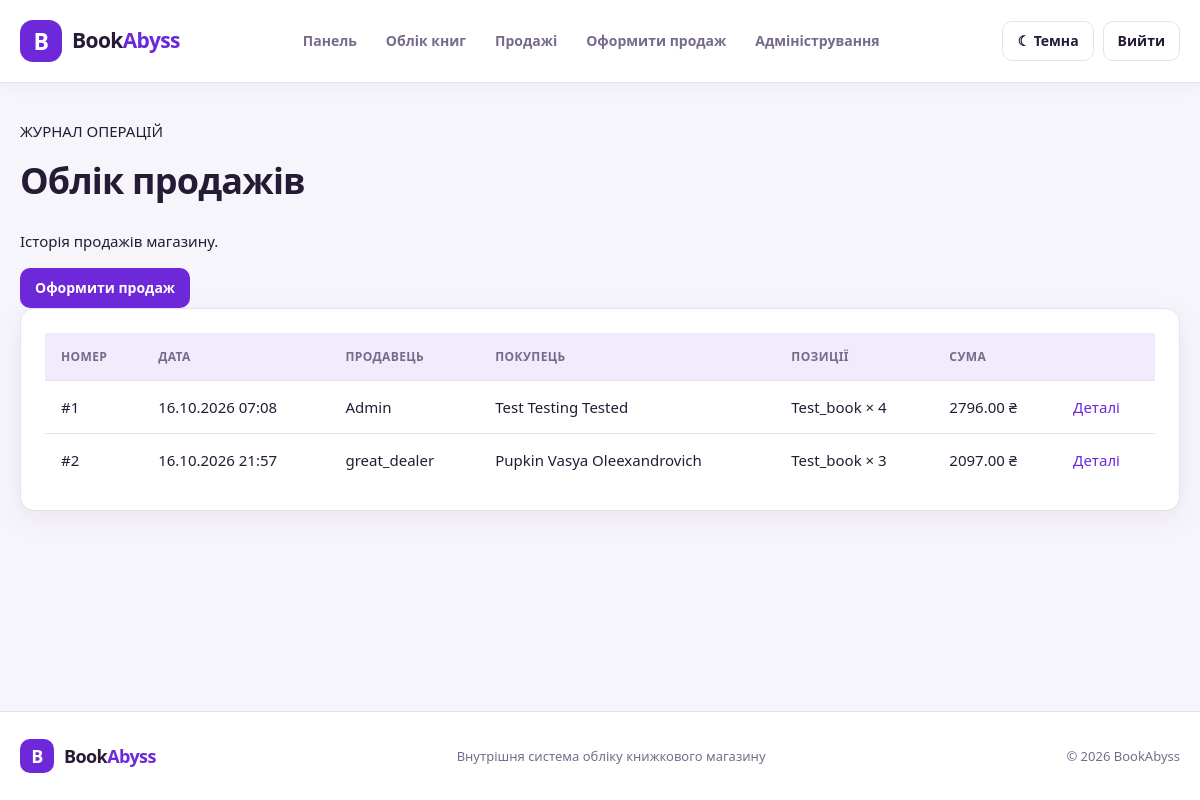
The app's page /sales/ (signed in) with its own data.
### books/models.py (models this page shows, shortened)
class Sale(models.Model):
    seller = models.ForeignKey(
        settings.AUTH_USER_MODEL,
        on_delete=models.PROTECT,
        related_name="sales",
        verbose_name="Продавець"
    )
    customer = models.ForeignKey(
        Customer, on_delete=models.SET_NULL,
        null=True, blank=True,
        verbose_name="Покупець"
    )
    sold_at = models.DateTimeField(
        "Дата продажу", auto_now_add=True
    )
    total_amount = models.DecimalField(
        "Загальна сума", max_digits=12,
        decimal_places=2, default=0
    )
    class Meta:
        verbose_name = "Продаж"
        verbose_name_plural = "Продажі"

class Customer(models.Model):
    full_name = models.CharField("ПІБ покупця", max_length=180)
    phone = models.CharField("Телефон", max_length=30, blank=True)
    email = models.EmailField("Електронна пошта", blank=True)
    def __str__(self):
        return self.full_name
    class Meta:
        verbose_name = "Покупець"
        verbose_name_plural = "Покупці"

class SaleItem(models.Model):
    sale = models.ForeignKey(
        Sale, on_delete=models.CASCADE,
        related_name="items", verbose_name="Продаж"
    )
    book = models.ForeignKey(
        Book, on_delete=models.PROTECT,
        verbose_name="Книга"
    )
    quantity = models.PositiveIntegerField(
        "Кількість", validators=[MinValueValidator(1)]
    )
    unit_price = models.DecimalField(
        "Ціна за одиницю", max_digits=10,
        decimal_places=2
    )
    class Meta:
        verbose_name = "Позиція продажу"
        verbose_name_plural = "Позиції продажу"

class Book(models.Model):
    title = models.CharField("Назва книги", max_length=200)
    author = models.ForeignKey(
        Author, on_delete=models.PROTECT,
        verbose_name="Автор"
    )
    category = models.ForeignKey(
        Category, on_delete=models.PROTECT,
        verbose_name="Категорія"
    )
    publisher = models.ForeignKey(
        Publisher, on_delete=models.PROTECT,
        verbose_name="Видавництво"
    )
    isbn = models.CharField(
        "ISBN", max_length=20, unique=True, blank=True
    )
    price = models.DecimalField(
        "Ціна", max_digits=10, decimal_places=2,
        validators=[MinValueValidator(0.01)]
    )
    stock_quantity = models.PositiveIntegerField(
        "Кількість на складі", default=0
    )
    is_active = models.BooleanField("Активна", default=True)
    class Meta:
        verbose_name = "Книга"
        verbose_name_plural = "Книги"

### books/views.py (the view)
# urls.py: path("sales/", SalesListView.as_view(), name="sales_list"),
class SalesListView(LoginRequiredMixin, ListView):
    model = Sale
    template_name = 'books/sales_list.html'
    context_object_name = 'sales'
    def get_queryset(self):
        queryset = super().get_queryset().select_related(
            'seller', 'customer'
        ).prefetch_related('items__book')
        if not is_admin(self.request.user):
            queryset = queryset.filter(seller= self.request.user)
        return queryset

### books/views.py (called while the page is built)
def is_admin(user):
    return user.is_authenticated and (
        user.is_superuser or user.is_staff
    )

### books/templates/books/sales_list.html (shortened to what this page needs)
{% extends "base.html" %}
{% block content %}
<section class="page-heading">
    <div>
        <p class="eyebrow">ЖУРНАЛ ОПЕРАЦІЙ</p>
        <h1>Облік продажів</h1>
        <p class="subheading">
            {% if user.is_staff or user.is_superuser %}
                Історія продажів магазину.
            {% else %}
                Історія ваших продажів.
            {% endif %}
        </p>
    </div>
    <a class="button" href="{% url 'sale_create' %}">
        Оформити продаж
    </a>
</section>
<section class="panel">
    <div class="table-wrap">
        <table>
            <thead>
                <tr>
                    <th>Номер</th>
                    <th>Дата</th>
                    <th>Продавець</th>
                    <th>Покупець</th>
                    <th>Позиції</th>
                    <th>Сума</th>
                    <th></th>
                </tr>
            </thead>
            <tbody>
                {% for sale in sales %}
                    <tr>
                        <td>#{{ sale.pk }}</td>
                        <td>{{ sale.sold_at|date:"d.m.Y H:i" }}</td>
                        <td>{{ sale.seller.username }}</td>
                        <td>{{ sale.customer|default:"—" }}</td>
                        <td>
                            {% for item in sale.items.all %}
                                {{ item.book.title }} × {{ item.quantity }}
                            {% endfor %}
                        </td>
                        <td>{{ sale.total_amount|floatformat:2 }} ₴</td>
                        <td>
                            <a href="{% url 'sale_detail' sale.pk %}">
                                Деталі
                            </a>
                        </td>
                    </tr>
                {% empty %}
                    <tr>
                        <td colspan="7">Продажів поки немає.</td>
                    </tr>
                {% endfor %}
            </tbody>
        </table>
    </div>
</section>
{% endblock %}

### books/static/books/style.css (style rules this page uses)
:root { color-scheme: light; --bg: #f7f5fc; --surface: #ffffff; --surface-hover: #f1ebfc; --text: #251b35; --muted: #776b8c; --border: #e7e0f1; --accent: #6d28d9; --accent-hover: #5b21b6; --accent-soft: #ede5ff; --success: #16845b; --success-bg: #e6f7ef; --danger: #c62848; --danger-bg: #fff0f2; --warning: #98620b; --warning-bg: #fff6df; --shadow: 0 8px 28px rgba(54, 30, 87, 0.07); --radius: 14px; --container-width: 1200px; }
* { box-sizing: border-box; }
html { min-height: 100%; scroll-behavior: smooth; }
body { min-height: 100vh; margin: 0; display: flex; flex-direction: column; background: var(--bg); color: var(--text); font-family: "Segoe UI", Arial, sans-serif; font-size: 15px; line-height: 1.6; transition: background-color 0.2s ease, color 0.2s ease; }
a { color: var(--accent); text-decoration: none; }
.theme-toggle, .button { min-height: 40px; display: inline-flex; align-items: center; justify-content: center; gap: 7px; padding: 9px 14px; border: 1px solid transparent; border-radius: 10px; font-size: 14px; font-weight: 700; line-height: 1.3; text-align: center; white-space: nowrap; transition: background-color 0.2s ease, border-color 0.2s ease, color 0.2s ease; }
.button { background: var(--accent); color: #ffffff; }
.main-content > *:first-child { margin-top: 0; }
h1, h2, h3, h4 { margin-top: 0; color: var(--text); line-height: 1.3; }
h1 { margin-bottom: 24px; font-size: clamp(27px, 3vw, 36px); letter-spacing: -0.8px; }
p { margin-top: 0; }
.card, .panel, .form-card, .stat-card { min-width: 0; padding: 24px; border: 1px solid var(--border); border-radius: var(--radius); background: var(--surface); box-shadow: var(--shadow); }
table { width: 100%; border-collapse: collapse; text-align: left; }
th, td { padding: 14px 16px; border-bottom: 1px solid var(--border); vertical-align: middle; }
th { background: var(--surface-hover); color: var(--muted); font-size: 12px; font-weight: 800; letter-spacing: 0.4px; text-transform: uppercase; white-space: nowrap; }
td { overflow-wrap: anywhere; }
tbody tr { transition: background-color 0.15s ease; }
tbody tr:last-child td { border-bottom: 0; }

### records on screen
Sale: pk "1", sold_at "16.10.2026 07:08", seller.username "Admin", customer "Test Testing Tested", total_amount "2796.00"
SaleItem: book "Test_book", quantity "4"
Sale: pk "2", sold_at "16.10.2026 21:57", seller.username "great_dealer", customer "Pupkin Vasya Oleexandrovich", total_amount "2097.00"
SaleItem: book "Test_book", quantity "3"
